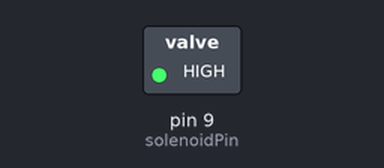
The sketch below on a simulated Arduino Uno, built with avr-gcc and run on an emulated ATmega328P. Parts: switched loads named in the sketch (green lamp = pin HIGH).

Above: at 2.5 s.
At 7.5 s:
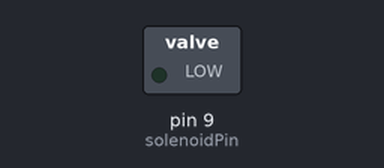
Timing chart, 0 to 13.0 s (numbered marks = the images above):
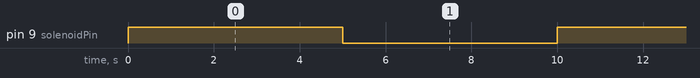

The sketch:

ArduinoSolenoidValve.ino
```cpp
// (licence header left out)
#define solenoidPin 9

void setup(){
  pinMode(solenoidPin, OUTPUT);
}

void loop(){

  int sinOut = 0;
  while(true){

    //calculate sin of angle as number between 0 and 255
    if(sinOut == 0)
      sinOut = 255;
    else
      sinOut = 0;

    analogWrite(solenoidPin, sinOut);

    delay(5000);
  }

}
```

Measured:
- by itself, pin 9 (solenoidPin): alternates HIGH for 5.0 s and LOW for 5.0 s
